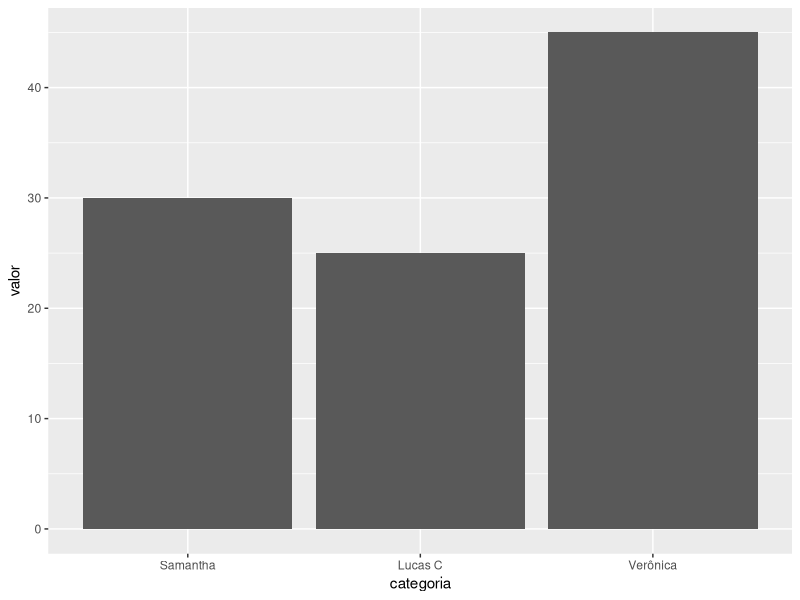
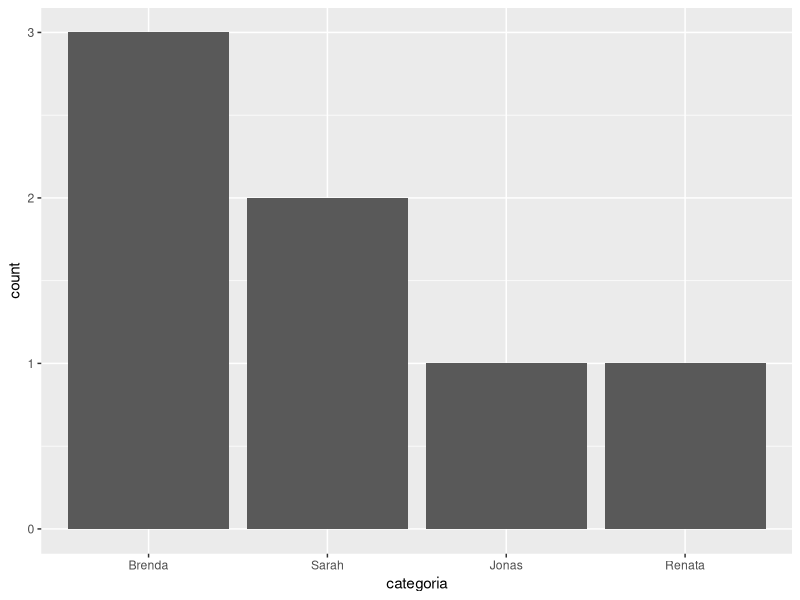
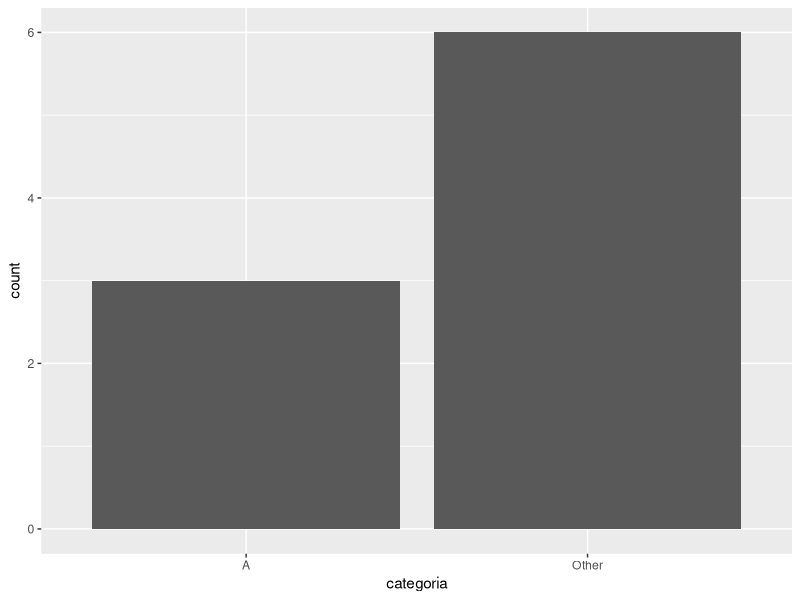
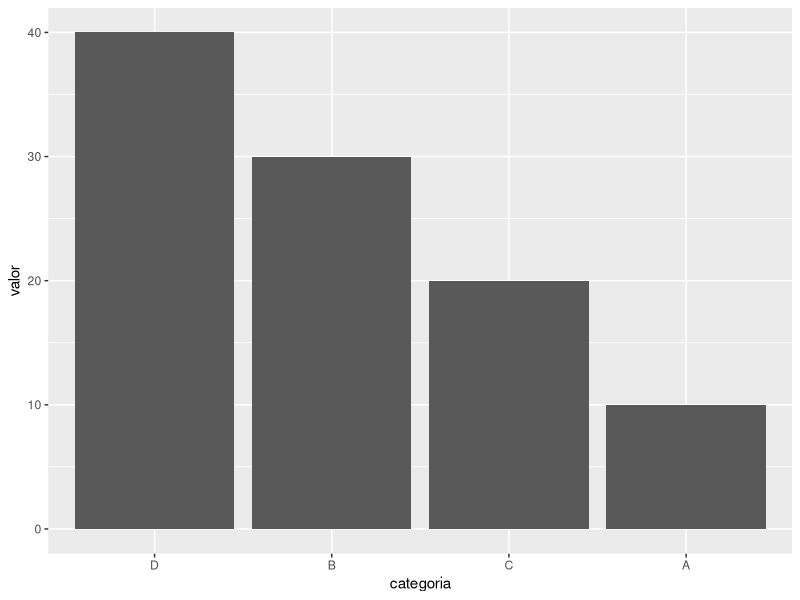
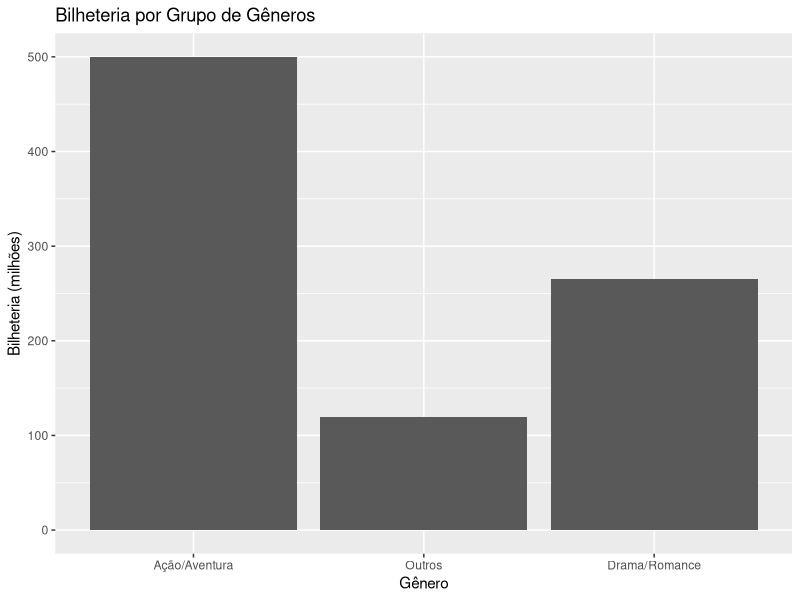
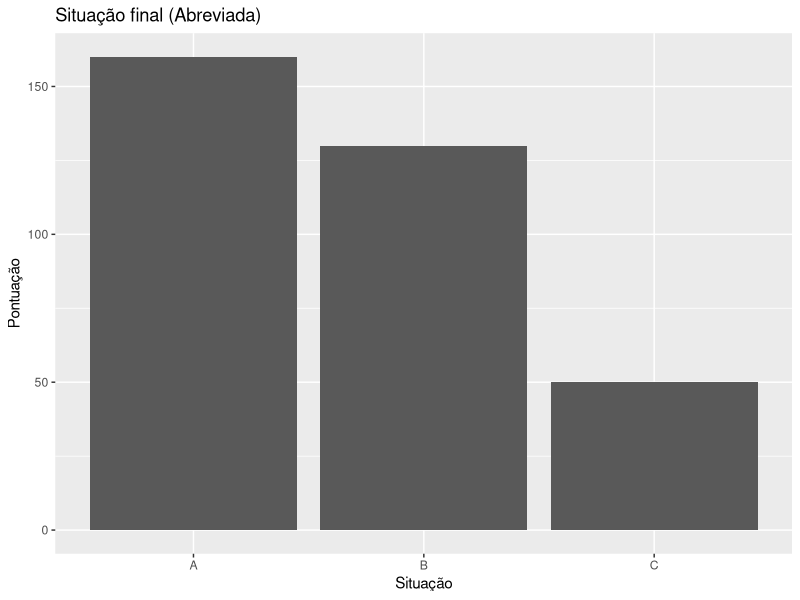
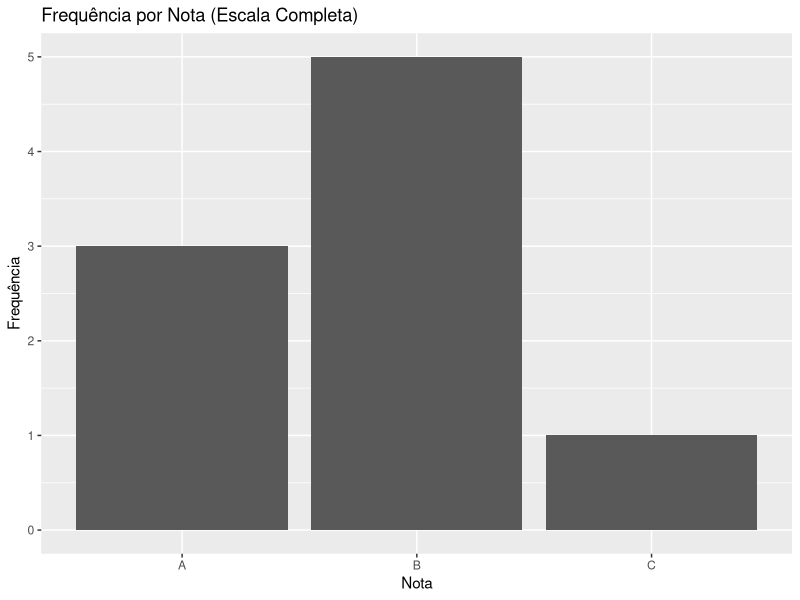

Write the R code that produced these figures, in order.
################################################################################
##################          Lucas Pereira Belo          ########################
################################################################################

## Exemplo 1: Reordenando Níveis com fct_relevel()

library(forcats)
library(ggplot2)
dados <- data.frame(
  categoria = factor(c("Lucas C", "Verônica", "Samantha", "Lucas C", "Verônica")),
  valor = c(10, 20, 30, 15, 25)
)
dados$categoria <- fct_relevel(dados$categoria, "Samantha","Lucas C", "Verônica")
plot <- ggplot(dados, aes(categoria, valor)) +
  geom_bar(stat = "identity")
plot

## Exemplo 2: Reordenando por Frequência com fct_infreq()

dados <- data.frame(
  categoria = factor(c("Sarah", "Sarah", "Jonas", "Brenda", "Brenda", "Brenda", "Renata"))
)

# Reordenando por frequência
dados$categoria <- fct_infreq(dados$categoria)
dados$categoria
# Visualização
plot2 <- ggplot(dados, aes(categoria)) +
  geom_bar()
plot2

## Exemplo 3: Agrupando Níveis com fct_lump()

dados <- data.frame(
  categoria = factor(c("A", "A", "A", "B", "C", "C", "D", "E", "F"))
)

# Agrupando níveis menos frequentes
dados$categoria <- fct_lump(dados$categoria, n = 1)
dados$categoria
# Visualização
plot3 <- ggplot(dados, aes(categoria)) +
  geom_bar()
plot3

## Exemplo 4: Reordenando por outra variável com fct_reorder()

dados <- data.frame(
  categoria = factor(c("A", "B", "C", "D")),
  valor = c(10, 30, 20, 40)
)
dados$categoria

# Reordenando por valor (decrescente)
dados$categoria <- fct_reorder(dados$categoria, dados$valor, .desc = TRUE)
dados$categoria

# Visualização
plot4 <- ggplot(dados, aes(categoria, valor)) +
  geom_bar(stat = "identity")
plot4

### Exemplo 5: Alterando Níveis com fct_recode

fator <- factor(c("Ellie", "Joel", "Tommy", "Abby"))

# Alterando apenas uma
fct_recode(fator, "Carol" = "Ellie")

#Fuciona tanto com ou sem aspas

# Alterando todas
fct_recode(fator,
           Carol = "Ellie",
           Pedro = "Joel",
           Pedro = "Tommy",
           Carol = "Abby")

### Exemplo 6: Agrupando níveis com fct_collapse

dados <- data.frame(
  genero = factor(c("Ação", "Aventura", "Drama", "Romance", "Comédia", "Ação", "Romance", "Aventura")),
  bilheteria = c(100, 150, 80, 90, 120, 110, 95, 140)
)

# Agrupando níveis com fct_collapse
dados$genero <- fct_collapse(dados$genero,
                             "Ação/Aventura" = c("Ação", "Aventura"),
                             "Drama/Romance" = c("Drama", "Romance"),
                             "Outros" = "Comédia")
print(dados$genero)

# Visualização
plot <- ggplot(dados, aes(genero, bilheteria)) +
  geom_bar(stat = "identity") +
  labs(title = "Bilheteria por Grupo de Gêneros", x = "Gênero", y = "Bilheteria (milhões)")
plot

### Exemplo 7: Reordenando Níveis com lvls_reorder

fator <- factor(c("casado", "viuvo", "solteiro", "divorciado"))
fator

lvls_reorder(fator, c(3, 1, 2, 4))

## Exemplo 8: Renomeando Avaliações com lvls_revalue()

dados <- data.frame(
  Notas = factor(c("Aprovado", "Final", "Aprovado", "Reprovado", "Final")),
  pontuacao = c(70, 55, 90, 50, 75)
)

dados$Notas <- lvls_revalue(dados$Notas, c("A", "B", "C"))
print(dados$Notas)
plot <- ggplot(dados, aes(Notas, pontuacao)) +
  geom_bar(stat = "identity") +
  labs(title = "Situação final (Abreviada)", x = "Situação", y = "Pontuação")
print(plot)

## Exemplo 9: Expandindo níveis de um fator com a função lvls_expand

dados <- data.frame(
  nota = factor(c("A", "B", "C", "B", "A")),
  frequencia = c(2, 3, 1, 2, 1)
)
dados$nota <- lvls_expand(dados$nota, c("A", "B", "C", "D", "F"))
print(dados$nota)
plot <- ggplot(dados, aes(nota, frequencia)) +
  geom_bar(stat = "identity") +
  labs(title = "Frequência por Nota (Escala Completa)", x = "Nota", y = "Frequência")
print(plot)

